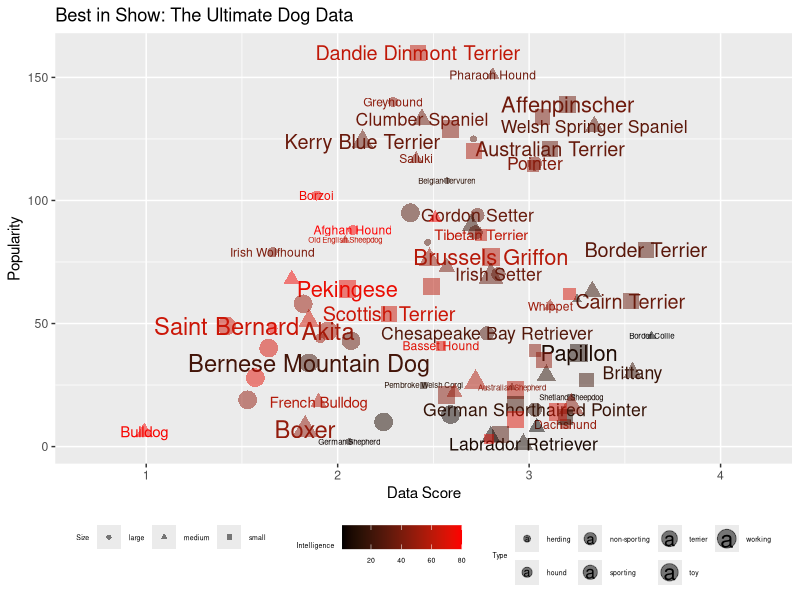

R code for this plot:
## ---- chunk 1
knitr::opts_chunk$set(echo = TRUE)
## ---- chunk 2
library(tidyverse)
library(ggplot2)
library(dplyr)

bestInShow <- readxl::read_xlsx('bestInShow.xlsx', sheet='Best in show')
fullSheet <- readxl::read_xlsx('bestInShow.xlsx', sheet='Best in show full sheet')

#All info can be found in the full sheet
#Select columns by number
fullSheet <- fullSheet %>% select(1, 3, 32, 5, 6, 11) %>% slice(4:177) %>% drop_na()

#Rename:
newNames <- c('Breed', 'Type', 'Size', 'Data Score', 'Popularity', 
                    'Intelligence')

colnames(fullSheet) <- newNames

str(fullSheet)
fullSheet$`Data Score` <- as.numeric(fullSheet$`Data Score`)
fullSheet$`Popularity` <- as.numeric(fullSheet$`Popularity`)
fullSheet$`Intelligence` <- as.numeric(fullSheet$`Intelligence`)
fullSheet$Size <- as.factor(fullSheet$Size)
## ---- chunk 3
fullSheet %>% ggplot(aes(x=`Data Score`, y=Popularity, 
                         color=Intelligence, size=Type, shape=Size)) + 
  geom_text(label=fullSheet$Breed, check_overlap = TRUE) +
  geom_point(alpha = .5) + 
  xlim(.7, 4.2) + scale_color_continuous(low='black', high='red') + 
  theme(legend.position = 'bottom', legend.title = element_text( size=5), 
        legend.text = element_text(size=5)) + ggtitle("Best in Show: The Ultimate Dog Data")
